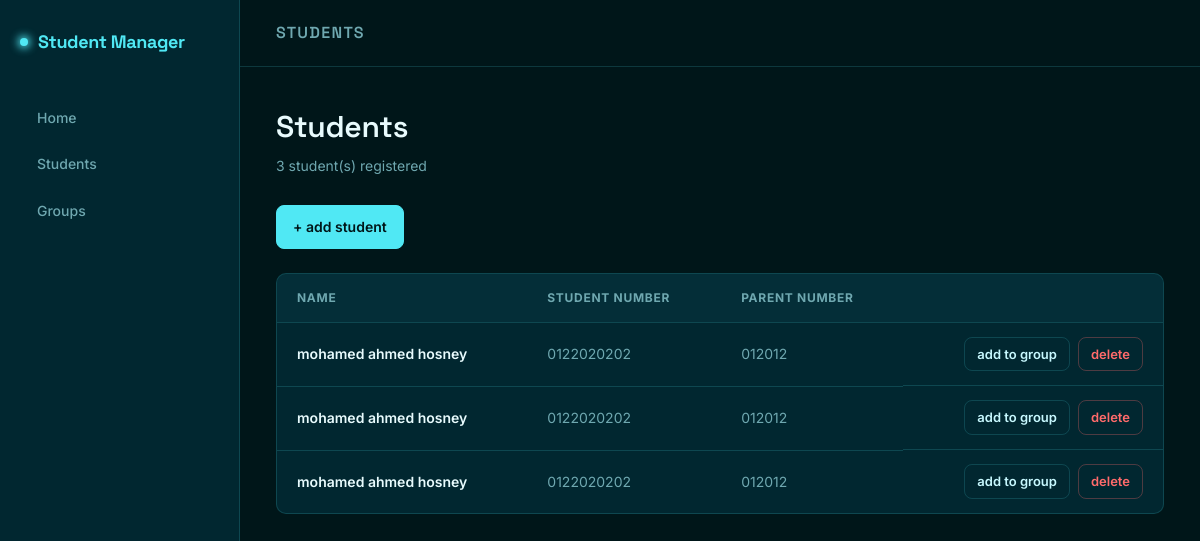
The page /student on the database as committed earlier.
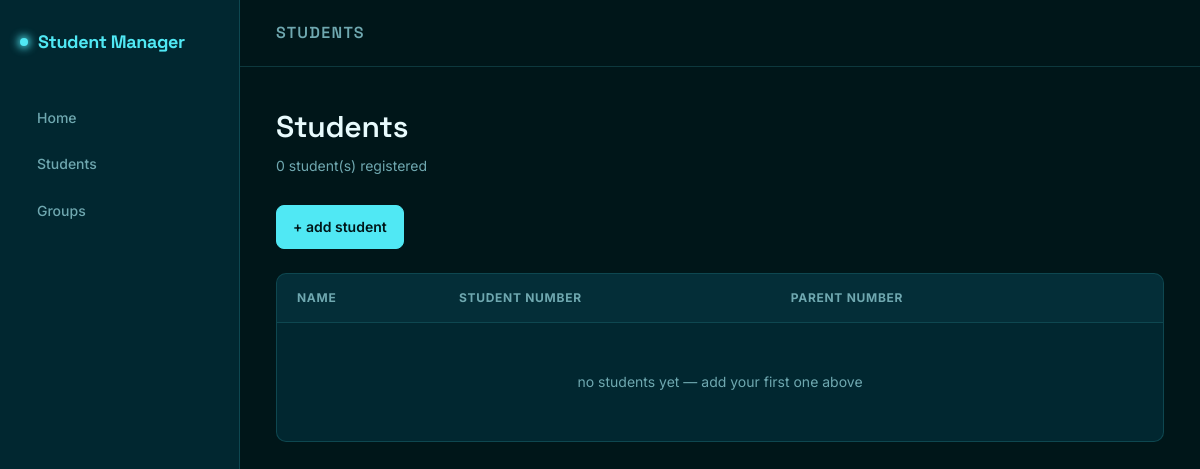
The same page on the database as committed later.
### models/student.py (models this page shows)
class Student(db.Model):
    __tablename__ = "student"
    id = db.Column(db.Integer, primary_key=True)
    name = db.Column(db.String(50))
    student_num = db.Column(db.String(50))
    parent_num = db.Column(db.String(50))

### routes/student.py (the view)
@students.route("/student")
def student():
    student = Student.query.all()
    return render_template("student.html", student=student, name="students")

### templates/student.html
{% extends "base.html"%}
{%block body%}
<section class="recorded-page">
    <div class="recorded-header">
       <h1>Students</h1>
       <p class="subtitle">{{student|length}} student(s) registered</p>
    </div>
</section>
<div class="actions-row">
    <a class="btn btn-primary" href="{{url_for('students.add_student')}}">+ add student</a>
</div>
<div class="table-wrap">
    <table class="data-table">
        <thead>
            <tr>
                <th>Name</th>
                <th>Student Number</th>
                <th>Parent Number</th>
                <th></th>
            </tr>
        </thead>
        <tbody>
            {%for student in student%}
            <tr>
                <td class="primary-cell">{{student.name}}</td>
                <td class="muted-cell">{{student.student_num}}</td>
                <td class="muted-cell">{{student.parent_num}}</td>
                <td class="actions">
                    <a class="btn btn-sm" href="{{ url_for('students.add_student_to_group', student_id=student.id) }}">add to group</a>
                    <a class="btn btn-sm btn-danger" href="{{ url_for('students.delete_student', student_id=student.id) }}">delete</a>
                </td>
            </tr>
            {%endfor%}
        </tbody>
    </table>
    {%if not student%}
    <div class="empty-state">no students yet — add your first one above</div>
    {%endif%}
</div>
{%endblock%}

Rows that differ between the two databases and show on the page:
removed Student: name "mohamed ahmed hosney", student_num "0122020202", parent_num "012012"
removed Student: name "mohamed ahmed hosney", student_num "0122020202", parent_num "012012"
removed Student: name "mohamed ahmed hosney", student_num "0122020202", parent_num "012012"
Other text that changed with them:
{{ student|length }}: "3" → "0"
text now shown: "no students yet — add your first one above"
